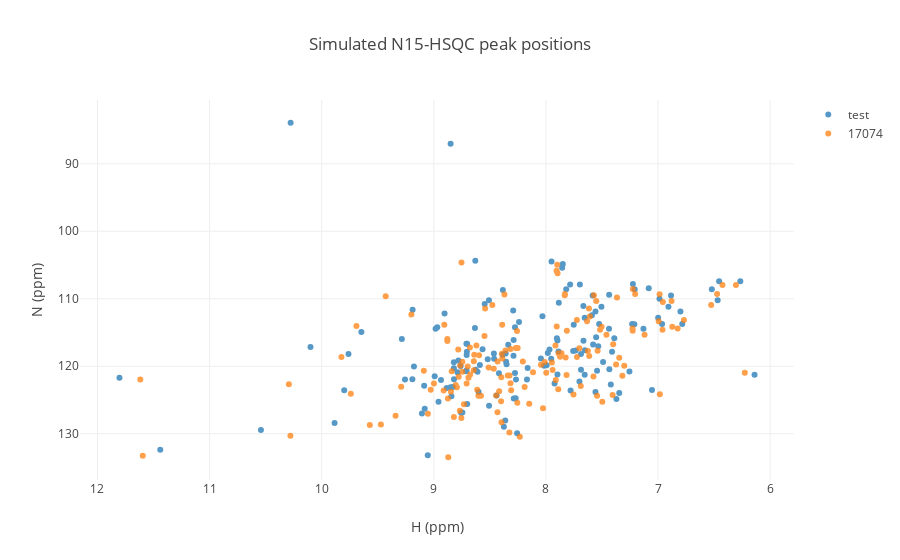

Notebook cell for this chart:
### Markdown cell above
### Comparing local file with BMRB entry

### Code cell
s.n15hsqc(bmrbid='17074',filename='../data/test.str')

### Figure 1 — Plotly figure (JSON) as saved in the notebook; plotly's stock layout.template omitted (floating-point values rounded to 4 significant figures; data arrays with more than 128 entries replaced by an {"elided": "..."} marker saying what was removed)
{"data": [{"mode": "markers", "name": "test", "opacity": 0.75, "text": {"elided": "149 str values"}, "type": "scatter", "x": {"elided": "149 str values"}, "y": {"elided": "149 str values"}}, {"mode": "markers", "name": "17074", "opacity": 0.75, "text": {"elided": "148 str values"}, "type": "scatter", "x": {"elided": "148 str values"}, "y": {"elided": "148 str values"}}], "layout": {"hovermode": "closest", "showlegend": true, "title": "Simulated N15-HSQC peak positions", "xaxis": {"autorange": "reversed", "title": "H (ppm)"}, "yaxis": {"autorange": "reversed", "title": "N (ppm)"}}}
